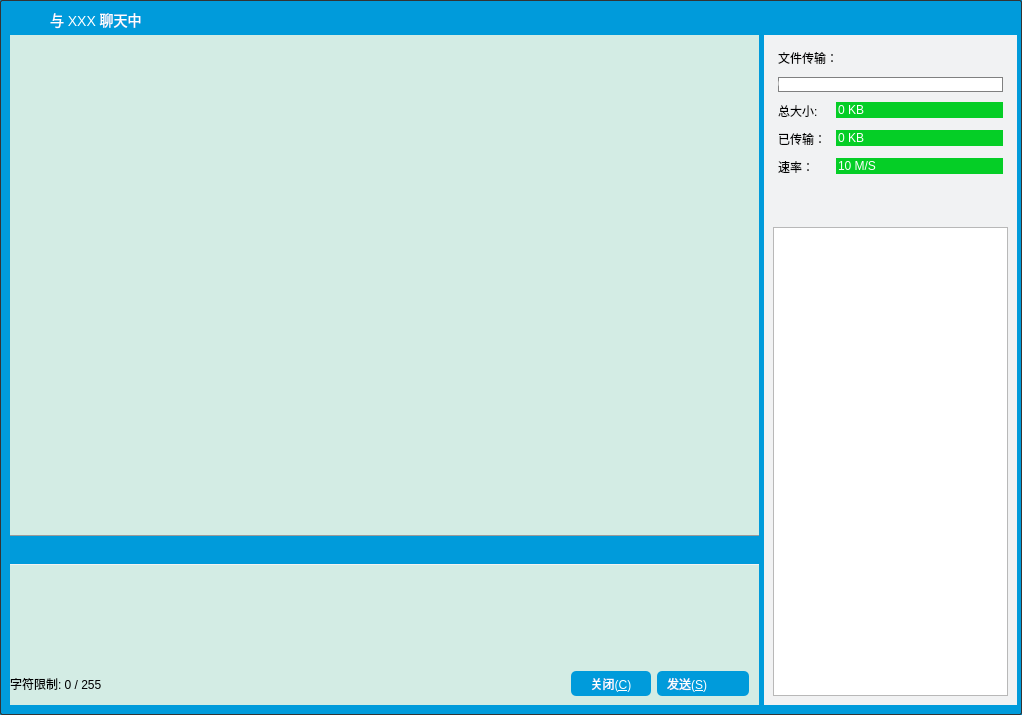
<?xml version="1.0" encoding="UTF-8"?>
<ui version="4.0">
 <class>ChatWindow</class>
 <widget class="QWidget" name="ChatWindow">
  <property name="geometry">
   <rect>
    <x>0</x>
    <y>0</y>
    <width>1022</width>
    <height>715</height>
   </rect>
  </property>
  <property name="windowTitle">
   <string>聊天窗口</string>
  </property>
  <property name="windowIcon">
   <iconset resource="../resource.qrc">
    <normaloff>:/resource/background/app.png</normaloff>:/resource/background/app.png</iconset>
  </property>
  <property name="styleSheet">
   <string notr="true">*{	font-family: &quot;微软雅黑&quot;; }

/*主界面样式*/
QWidget#MainWindow,QWidget#SystemSetting,QWidget#PictureCutDialog,CBaseDialog {
    border: 1px solid #A5A6A8;
    border-radius: 2px;
    background-color: #009bdb;
}

QWidget#widgetWinTitle, QWidget#widgetWinTitle_2 {
    background-color: #009bdb;
}

QWidget#LoginWidget {
    background-color: transparent;
}

QToolTip {
    border: 1px solid #009bdb;
    border-radius: 2px;
    background-color: #F1F2F3;
    font: 14px;
}

QWidget#widgetBody,QWidget#widgetBody_2,QWidget#widgetFileBoard {
    background-color: #F1F2F3;
}


QWidget#widgetUserInfo QLabel {
    color: #FFFFFF;
}

QPushButton#btnWinMin,QPushButton#btnWinClose, QPushButton#btnWinMenu {
    border: none;
    background-color: transparent;
    min-width: 24px;
    min-height: 24px;
}

QPushButton#btnWinMin_2,QPushButton#btnWinClose_2 {
    border: none;
    background-color: transparent;
    min-width: 24px;
    min-height: 24px;
}

QPushButton#btnWinMin:hover,QPushButton#btnWinMenu:hover,QPushButton#btnWinMin_2:hover {
    padding-top: 2px;
    border: 1px solid #FFFFFF;
}

QPushButton#btnWinClose:hover, QPushButton#btnWinClose_2:hover{
    padding-top: 2px;
    background-color: #FF0000;
}

QLabel#labelWinTitle {
    font: 14px;
    color: #FFFFFF;
}

QLabel#labelUserName {
    font: 32px;
}

QLabel#labelUser {
    font: 18px;
}

QLabel#labelUserMask {
    font: bold 12px;
}

QWidget#widgetBottom {
    /*background-image: url(:/resource/background/background.png);*/
    background-color: #009bdb;
}

QWidget#widgetButtons {
    background-color: #CAEEEEEE;
}

QWidget#widgetMenu {
    border-top: 1px solid #FFFFFF;
    background-color: #CAEEEEEE;
}

QWidget#widgetButtons QToolButton {
    border: none;
    padding-top: 5px;
    padding-bottom: 5px;
    min-width: 75px;
    min-height: 58px;
    color: #666666;
    font: 11px;
}

QWidget#widgetButtons QToolButton:hover {
    border: none;
    min-width: 90px;
    color: #666666;
    font-family: &quot;微软雅黑&quot;;
    font: 11px;
}

QWidget#widgetButtons QToolButton:checked {
    border-top: 2px solid #2254D8;
    background-color: #7AFFFFFF;
}

.QQListWidget {
    border: none;
    background-color: #FFFFFF;
}

QWidget#frindListWidget {
    border: none;
    background-color: #FFFFFF;
}
/*end 主界面样式 end*/

/*聊天窗口样式表设计*/
QWidget#ChatWindow {
    border: 1px solid #333333;
    border-radius: 2px;
    background-color: #009bdb;
}

QWidget#widgetSetting {
    border-top: 1px solid #F3F2F1;
    border-bottom: 1px solid #F3F2F1;
}

QWidget#widgetMsg,QTextEdit {
    border: none;
	background-color: #D3ECE4;
    
}

QWidget#widgetSetting {
    border-top: 1px solid #999999;
}

QWidget#widgetSetting QToolButton {
    border: none;
    color: #FFFFFF;
    min-height: 22px;
    min-width: 25px;
    background-color: none;
}

QWidget#widgetSetting QToolButton:hover {
    border: 1px solid #FFFFFF;
}

QPushButton#btnClose,QPushButton#btnAction, QPushButton#btnSendMsg {
    border: none;
    border-radius: 5px;
    background-color: #009bdb;
    color: #FFFFFF;
    min-width: 80px;
    min-height: 25px;
    font: 12px;
}

QPushButton#btnClose:hover,QPushButton#btnSendMsg:hover,QPushButton#btnAction:hover {
    background-color: #75D5A5;
}

QPushButton::menu-indicator {
    image: url(:/resource/common/ic_arrow_down.png);
    min-width: 20px;
    border-left: 1px solid #ffffff;
    subcontrol-origin: padding;
    subcontrol-position: center right;
}

QPushButton::menu-indicator:open {
    position: relative;
    top: 1px;
}

QPushButton::menu-indicator:pressed {
    position: relative;
    top: 1px;
}

QPushButton#btnSendMsg {
    min-width: 60px;
    border-top-right-radius: 0px;
    border-bottom-right-radius: 0px;
}

QPushButton#btnAction {
    min-width: 15px;
    border-top-left-radius: 0px;
    border-bottom-left-radius: 0px;
}
/* end 聊天窗口 end*/

/*滚动条样式*/
QScrollBar:horizontal{
    background:#C7E5D6;
    padding:0px;
    border-radius:6px;
    max-height:12px;
}

QScrollBar::handle:horizontal{
    background:#9FB7AB;
    min-width:50px;
    border-radius:6px;
}

QScrollBar::handle:horizontal:hover{
    background:#5F6E66;
}

QScrollBar::handle:horizontal:pressed{
    background:#5F6E66;
}

QScrollBar::add-page:horizontal{
    background:none;
}

QScrollBar::sub-page:horizontal{
    background:none;
}

QScrollBar::add-line:horizontal{
    background:none;
}

QScrollBar::sub-line:horizontal{
    background:none;
}

QScrollBar:vertical{
    background:#C7E5D6;
    padding:0px;
    border-radius:6px;
    max-width:12px;
}

QScrollBar::handle:vertical{
    background:#9FB7AB;
    min-height:50px;
    border-radius:6px;
}

QScrollBar::handle:vertical:hover{
    background:#5F6E66;
}

QScrollBar::handle:vertical:pressed{
    background:#5F6E66;
}

QScrollBar::add-page:vertical{
    background:none;
}

QScrollBar::sub-page:vertical{
    background:none;
}

QScrollBar::add-line:vertical{
    background:none;
}

QScrollBar::sub-line:vertical{
    background:none;
}

QScrollArea{
    border:0px;
}
/*end 滚动条样式 end*/

/*系统菜单条样式*/
QMenu{
    color:#000000;
    background-color:#FF00FF;
    margin:0px;
    padding:3px;
}

QMenu:disabled{
    color:#000000;
    background-color:#FFFFFF;
    border:1px solid #A8B2AC;
    margin:0px;
}

QMenu::item{
    padding: 3px 20px;
}

QMenu::indicator{
    width: 13px;
    height: 13px;
}

QMenu::item:selected,QMenuBar::item:selected{
    color: #FFFFFF;
    border: 0px solid #9FB7AB;
    background-color: #009BDB;
}

QMenu::separator{
    height: 1px;
    background-color: #B5C1CA;
}

/*end 系统菜单样式 end*/

QWidget#widgetLoad {
        border: 1px solid #E4EFF9;
        background-color: #FFFFFF;
}

QWidget#widgetView {
        background-color: #FFFFFF;
}

/*系统底部菜单界面样式设计*/
QWidget#widgetMenu QToolButton {
    border: none;
    border-radius: 0px;
    background-color: none;
}

QWidget#widgetMenu QToolButton:hover {
    border: none;
    border-radius: 0px;
    background-color: #E2EFE8;
}

QPushButton#btnSysMenu {
    border: none;
    border-radius: 0px;
    background-color: none;
}

QPushButton#btnSysMenu:hover {
    border: none;
    border-radius: 0px;
    background-color: #E2EFE8;
}

QPushButton#btnSysMenu::menu-indicator {
    width: 0px;
    image: none;
    border: none;
}

/*
QLineEdit {
    border: 1px solid #D1D1D1;
    min-height: 22px;
    background-color: #FFFFFF;
}

QLineEdit[ip=&quot;true&quot;] {
    border: none;
    min-height: 20px;
}

QLineEdit[ip=&quot;true&quot;]:focus {
    border: none;
}

QLineEdit:focus {
    border: 1px solid #1583DD;
}
*/

QCheckBox {
    spacing: 5px;
}

QCheckBox::indicator {
    width: 16px;
    height: 16px;
}

QCheckBox::indicator:unchecked {
    image: url(:/resource/images/ic_uncheck.png);
}

QCheckBox::indicator:unchecked:hover {
    image: url(:/resource/images/ic_check_hover.png);
}

QCheckBox::indicator:unchecked:pressed {
    image: url(:/resource/images/ic_check_normal.png);
}

QCheckBox::indicator:checked {
    image: url(:/resource/images/ic_check_normal.png);
}

QCheckBox::indicator:checked:hover {
    image: url(:/resource/images/ic_check_hover.png);
}

QCheckBox::indicator:checked:pressed {
    image: url(:/resource/images/ic_check_normal.png);
}

QListView::item:hover {
    background-color: #D9D8D7;
}
</string>
  </property>
  <layout class="QVBoxLayout" name="verticalLayout_2">
   <property name="spacing">
    <number>0</number>
   </property>
   <property name="leftMargin">
    <number>5</number>
   </property>
   <property name="topMargin">
    <number>5</number>
   </property>
   <property name="rightMargin">
    <number>5</number>
   </property>
   <property name="bottomMargin">
    <number>5</number>
   </property>
   <item>
    <widget class="QWidget" name="widgetWinTitle" native="true">
     <property name="minimumSize">
      <size>
       <width>0</width>
       <height>30</height>
      </size>
     </property>
     <property name="maximumSize">
      <size>
       <width>16777215</width>
       <height>30</height>
      </size>
     </property>
     <layout class="QHBoxLayout" name="horizontalLayout_2" stretch="0,1,0,0">
      <property name="spacing">
       <number>5</number>
      </property>
      <property name="leftMargin">
       <number>10</number>
      </property>
      <property name="topMargin">
       <number>0</number>
      </property>
      <property name="rightMargin">
       <number>0</number>
      </property>
      <property name="bottomMargin">
       <number>0</number>
      </property>
      <item>
       <widget class="QLabel" name="labelWinIcon">
        <property name="minimumSize">
         <size>
          <width>30</width>
          <height>30</height>
         </size>
        </property>
        <property name="maximumSize">
         <size>
          <width>30</width>
          <height>30</height>
         </size>
        </property>
        <property name="text">
         <string/>
        </property>
        <property name="pixmap">
         <pixmap resource="../resource.qrc">:/resource/images/robot.png</pixmap>
        </property>
       </widget>
      </item>
      <item>
       <widget class="QLabel" name="labelWinTitle">
        <property name="styleSheet">
         <string notr="true">color: #FFFFFF;</string>
        </property>
        <property name="text">
         <string>与 XXX 聊天中</string>
        </property>
       </widget>
      </item>
      <item>
       <widget class="QPushButton" name="btnWinMin">
        <property name="focusPolicy">
         <enum>Qt::NoFocus</enum>
        </property>
        <property name="text">
         <string/>
        </property>
        <property name="icon">
         <iconset resource="../resource.qrc">
          <normaloff>:/resource/common/ic_min.png</normaloff>:/resource/common/ic_min.png</iconset>
        </property>
       </widget>
      </item>
      <item>
       <widget class="QPushButton" name="btnWinClose">
        <property name="focusPolicy">
         <enum>Qt::NoFocus</enum>
        </property>
        <property name="text">
         <string/>
        </property>
        <property name="icon">
         <iconset resource="../resource.qrc">
          <normaloff>:/resource/common/ic_close_white.png</normaloff>:/resource/common/ic_close_white.png</iconset>
        </property>
       </widget>
      </item>
     </layout>
    </widget>
   </item>
   <item>
    <layout class="QHBoxLayout" name="horizontalLayout" stretch="3,1">
     <property name="bottomMargin">
      <number>5</number>
     </property>
     <item>
      <layout class="QVBoxLayout" name="verticalLayout" stretch="1,0,0">
       <property name="spacing">
        <number>0</number>
       </property>
       <property name="leftMargin">
        <number>5</number>
       </property>
       <property name="rightMargin">
        <number>5</number>
       </property>
       <item>
        <widget class="BubbleList" name="widgetBubble" native="true">
         <property name="minimumSize">
          <size>
           <width>200</width>
           <height>200</height>
          </size>
         </property>
         <property name="styleSheet">
          <string notr="true">background-color: rgb(211, 236, 228);</string>
         </property>
        </widget>
       </item>
       <item>
        <widget class="QWidget" name="widgetSetting" native="true">
         <property name="minimumSize">
          <size>
           <width>0</width>
           <height>30</height>
          </size>
         </property>
         <property name="styleSheet">
          <string notr="true"/>
         </property>
         <layout class="QHBoxLayout" name="horizontalLayout_3">
          <property name="leftMargin">
           <number>0</number>
          </property>
          <property name="topMargin">
           <number>0</number>
          </property>
          <property name="rightMargin">
           <number>0</number>
          </property>
          <property name="bottomMargin">
           <number>0</number>
          </property>
          <item>
           <widget class="QToolButton" name="toolButton_2">
            <property name="toolTip">
             <string>修改聊天字体</string>
            </property>
            <property name="text">
             <string/>
            </property>
            <property name="icon">
             <iconset resource="../resource.qrc">
              <normaloff>:/resource/common/ic_font.png</normaloff>:/resource/common/ic_font.png</iconset>
            </property>
           </widget>
          </item>
          <item>
           <widget class="QToolButton" name="toolButton_3">
            <property name="toolTip">
             <string>插入表情</string>
            </property>
            <property name="text">
             <string/>
            </property>
            <property name="icon">
             <iconset resource="../resource.qrc">
              <normaloff>:/resource/common/ic_smile.png</normaloff>:/resource/common/ic_smile.png</iconset>
            </property>
           </widget>
          </item>
          <item>
           <widget class="QToolButton" name="btncolorSelect">
            <property name="toolTip">
             <string>设置字体颜色</string>
            </property>
            <property name="text">
             <string/>
            </property>
            <property name="icon">
             <iconset resource="../resource.qrc">
              <normaloff>:/resource/common/ic_color.png</normaloff>:/resource/common/ic_color.png</iconset>
            </property>
           </widget>
          </item>
          <item>
           <widget class="QToolButton" name="btnSendFile">
            <property name="toolTip">
             <string>发送文件</string>
            </property>
            <property name="text">
             <string/>
            </property>
            <property name="icon">
             <iconset resource="../resource.qrc">
              <normaloff>:/resource/common/ic_file.png</normaloff>:/resource/common/ic_file.png</iconset>
            </property>
           </widget>
          </item>
          <item>
           <widget class="QToolButton" name="toolButton_7">
            <property name="toolTip">
             <string>发送图片</string>
            </property>
            <property name="text">
             <string/>
            </property>
            <property name="icon">
             <iconset resource="../resource.qrc">
              <normaloff>:/resource/common/ic_picture.png</normaloff>:/resource/common/ic_picture.png</iconset>
            </property>
           </widget>
          </item>
          <item>
           <widget class="QToolButton" name="toolButton_6">
            <property name="toolTip">
             <string>截屏</string>
            </property>
            <property name="text">
             <string/>
            </property>
            <property name="icon">
             <iconset resource="../resource.qrc">
              <normaloff>:/resource/common/ic_cut.png</normaloff>:/resource/common/ic_cut.png</iconset>
            </property>
           </widget>
          </item>
          <item>
           <spacer name="horizontalSpacer">
            <property name="orientation">
             <enum>Qt::Horizontal</enum>
            </property>
            <property name="sizeHint" stdset="0">
             <size>
              <width>396</width>
              <height>20</height>
             </size>
            </property>
           </spacer>
          </item>
          <item>
           <widget class="QToolButton" name="toolButton">
            <property name="toolTip">
             <string>聊天记录</string>
            </property>
            <property name="text">
             <string/>
            </property>
            <property name="icon">
             <iconset resource="../resource.qrc">
              <normaloff>:/resource/common/ic_notes.png</normaloff>:/resource/common/ic_notes.png</iconset>
            </property>
           </widget>
          </item>
         </layout>
        </widget>
       </item>
       <item>
        <widget class="QWidget" name="widgetMsg" native="true">
         <property name="minimumSize">
          <size>
           <width>0</width>
           <height>100</height>
          </size>
         </property>
         <layout class="QVBoxLayout" name="verticalLayout_3">
          <property name="leftMargin">
           <number>0</number>
          </property>
          <property name="topMargin">
           <number>0</number>
          </property>
          <property name="rightMargin">
           <number>0</number>
          </property>
          <item>
           <widget class="QTextEdit" name="textEditMsg">
            <property name="maximumSize">
             <size>
              <width>16777215</width>
              <height>100</height>
             </size>
            </property>
           </widget>
          </item>
          <item>
           <layout class="QHBoxLayout" name="horizontalLayout_5">
            <property name="rightMargin">
             <number>10</number>
            </property>
            <item>
             <widget class="QLabel" name="label">
              <property name="text">
               <string>字符限制: 0 / 255</string>
              </property>
             </widget>
            </item>
            <item>
             <spacer name="horizontalSpacer_2">
              <property name="orientation">
               <enum>Qt::Horizontal</enum>
              </property>
              <property name="sizeHint" stdset="0">
               <size>
                <width>40</width>
                <height>20</height>
               </size>
              </property>
             </spacer>
            </item>
            <item>
             <widget class="QPushButton" name="btnClose">
              <property name="toolTip">
               <string>关闭当前窗口</string>
              </property>
              <property name="text">
               <string>关闭(&amp;C)</string>
              </property>
             </widget>
            </item>
            <item>
             <layout class="QHBoxLayout" name="horizontalLayout_4">
              <property name="spacing">
               <number>0</number>
              </property>
              <item>
               <widget class="QPushButton" name="btnSendMsg">
                <property name="toolTip">
                 <string>发送聊天消息</string>
                </property>
                <property name="styleSheet">
                 <string notr="true"/>
                </property>
                <property name="text">
                 <string>发送(&amp;S)</string>
                </property>
               </widget>
              </item>
              <item>
               <widget class="QPushButton" name="btnAction">
                <property name="text">
                 <string/>
                </property>
               </widget>
              </item>
             </layout>
            </item>
           </layout>
          </item>
         </layout>
        </widget>
       </item>
      </layout>
     </item>
     <item>
      <widget class="QWidget" name="widgetFileBoard" native="true">
       <property name="styleSheet">
        <string notr="true">QLineEdit {
	border: none;
	border-radius:0px;
	background-color: #05CE26;
	color: #FFFFFF;
}

QProgressBar {
	border: 1px solid grey;
    border-radius: 0px;
	color: #FFFFFF;
}

QProgressBar::chunk {
	background-color: #05B8CC;
}</string>
       </property>
       <layout class="QVBoxLayout" name="verticalLayout_5" stretch="0,0,1">
        <item>
         <widget class="QWidget" name="widgetFileInfo" native="true">
          <layout class="QVBoxLayout" name="verticalLayout_6">
           <property name="spacing">
            <number>10</number>
           </property>
           <property name="leftMargin">
            <number>0</number>
           </property>
           <property name="topMargin">
            <number>0</number>
           </property>
           <property name="rightMargin">
            <number>0</number>
           </property>
           <property name="bottomMargin">
            <number>0</number>
           </property>
           <item>
            <layout class="QVBoxLayout" name="verticalLayout_4">
             <property name="leftMargin">
              <number>5</number>
             </property>
             <property name="topMargin">
              <number>5</number>
             </property>
             <property name="rightMargin">
              <number>5</number>
             </property>
             <property name="bottomMargin">
              <number>5</number>
             </property>
             <item>
              <widget class="QLabel" name="label_2">
               <property name="text">
                <string>文件传输：</string>
               </property>
              </widget>
             </item>
             <item>
              <widget class="QProgressBar" name="progressBar">
               <property name="maximumSize">
                <size>
                 <width>16777215</width>
                 <height>15</height>
                </size>
               </property>
               <property name="value">
                <number>0</number>
               </property>
               <property name="invertedAppearance">
                <bool>false</bool>
               </property>
              </widget>
             </item>
             <item>
              <layout class="QFormLayout" name="formLayout">
               <item row="0" column="0">
                <widget class="QLabel" name="label_3">
                 <property name="text">
                  <string>总大小:</string>
                 </property>
                </widget>
               </item>
               <item row="0" column="1">
                <widget class="QLineEdit" name="lineEditTotalSize">
                 <property name="text">
                  <string>0 KB</string>
                 </property>
                 <property name="readOnly">
                  <bool>true</bool>
                 </property>
                </widget>
               </item>
               <item row="1" column="0">
                <widget class="QLabel" name="label_4">
                 <property name="text">
                  <string>已传输：</string>
                 </property>
                </widget>
               </item>
               <item row="1" column="1">
                <widget class="QLineEdit" name="lineEditCurrSize">
                 <property name="text">
                  <string>0 KB</string>
                 </property>
                 <property name="readOnly">
                  <bool>true</bool>
                 </property>
                </widget>
               </item>
               <item row="2" column="0">
                <widget class="QLabel" name="label_5">
                 <property name="text">
                  <string>速率：</string>
                 </property>
                </widget>
               </item>
               <item row="2" column="1">
                <widget class="QLineEdit" name="lineEditRate">
                 <property name="text">
                  <string>10 M/S</string>
                 </property>
                 <property name="readOnly">
                  <bool>true</bool>
                 </property>
                </widget>
               </item>
              </layout>
             </item>
            </layout>
           </item>
          </layout>
         </widget>
        </item>
        <item>
         <spacer name="verticalSpacer">
          <property name="orientation">
           <enum>Qt::Vertical</enum>
          </property>
          <property name="sizeHint" stdset="0">
           <size>
            <width>20</width>
            <height>40</height>
           </size>
          </property>
         </spacer>
        </item>
        <item>
         <widget class="QTableView" name="tableViewGroups"/>
        </item>
       </layout>
      </widget>
     </item>
    </layout>
   </item>
  </layout>
 </widget>
 <customwidgets>
  <customwidget>
   <class>BubbleList</class>
   <extends>QWidget</extends>
   <header>chatbubble.h</header>
   <container>1</container>
  </customwidget>
 </customwidgets>
 <resources>
  <include location="../resource.qrc"/>
 </resources>
 <connections>
  <connection>
   <sender>btnWinMin</sender>
   <signal>clicked()</signal>
   <receiver>ChatWindow</receiver>
   <slot>showMinimized()</slot>
   <hints>
    <hint type="sourcelabel">
     <x>690</x>
     <y>26</y>
    </hint>
    <hint type="destinationlabel">
     <x>666</x>
     <y>112</y>
    </hint>
   </hints>
  </connection>
 </connections>
</ui>
